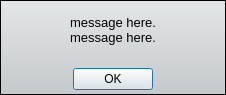
<?xml version="1.0" encoding="UTF-8"?>
<ui version="4.0">
 <class>messageDialog</class>
 <widget class="QDialog" name="messageDialog">
  <property name="geometry">
   <rect>
    <x>0</x>
    <y>0</y>
    <width>226</width>
    <height>95</height>
   </rect>
  </property>
  <property name="font">
   <font>
    <family>Arial</family>
   </font>
  </property>
  <property name="windowTitle">
   <string>Dialog</string>
  </property>
  <layout class="QGridLayout" name="gridLayout_2">
   <property name="margin">
    <number>0</number>
   </property>
   <property name="spacing">
    <number>0</number>
   </property>
   <item row="0" column="0">
    <widget class="QFrame" name="mainFrame">
     <property name="font">
      <font>
       <family>Arial</family>
      </font>
     </property>
     <property name="styleSheet">
      <string notr="true">#mainFrame{
	/*background-color: rgb(214, 214, 214);
	border-image: url(:/images/metal-background.jpg);*/
	background-color: qlineargradient(spread:pad, x1:0, y1:0, x2:0, y2:1, stop:0 rgba(226, 230, 231, 255), stop:1 rgba(196, 201, 204, 255));
	margin: 0px;
	padding: 0px;
}

#buttonsFrame{
	margin-bottom: 2px;
	border: none;
	padding: 0px;
	border-image: url(:/images/top-line-bg.png) repeat top;
}</string>
     </property>
     <property name="frameShape">
      <enum>QFrame::StyledPanel</enum>
     </property>
     <property name="frameShadow">
      <enum>QFrame::Raised</enum>
     </property>
     <property name="lineWidth">
      <number>5</number>
     </property>
     <layout class="QVBoxLayout" name="verticalLayout">
      <property name="spacing">
       <number>0</number>
      </property>
      <property name="margin">
       <number>0</number>
      </property>
      <item>
       <widget class="QLabel" name="messageLabel">
        <property name="sizePolicy">
         <sizepolicy hsizetype="Preferred" vsizetype="Expanding">
          <horstretch>0</horstretch>
          <verstretch>0</verstretch>
         </sizepolicy>
        </property>
        <property name="font">
         <font>
          <family>Arial</family>
         </font>
        </property>
        <property name="text">
         <string>&lt;!DOCTYPE HTML PUBLIC &quot;-//W3C//DTD HTML 4.0//EN&quot; &quot;http://www.w3.org/TR/REC-html40/strict.dtd&quot;&gt;
&lt;html&gt;&lt;head&gt;&lt;meta name=&quot;qrichtext&quot; content=&quot;1&quot; /&gt;&lt;style type=&quot;text/css&quot;&gt;
p, li { white-space: pre-wrap; }
&lt;/style&gt;&lt;/head&gt;&lt;body style=&quot; font-family:'Arial'; font-size:10pt; font-weight:400; font-style:normal;&quot;&gt;&lt;center&gt;
&lt;p align=&quot;center&quot; style=&quot; margin-top:0px; margin-bottom:0px; margin-left:0px; margin-right:0px; -qt-block-indent:0; text-indent:0px;&quot;&gt;message here.&lt;/p&gt;&lt;p align=&quot;center&quot; style=&quot; margin-top:0px; margin-bottom:0px; margin-left:0px; margin-right:0px; -qt-block-indent:0; text-indent:0px;&quot;&gt;message here.&lt;/p&gt;&lt;/center&gt;&lt;/body&gt;&lt;/html&gt;</string>
        </property>
        <property name="alignment">
         <set>Qt::AlignCenter</set>
        </property>
        <property name="openExternalLinks">
         <bool>true</bool>
        </property>
       </widget>
      </item>
      <item>
       <widget class="QFrame" name="buttonsFrame">
        <property name="frameShape">
         <enum>QFrame::StyledPanel</enum>
        </property>
        <property name="frameShadow">
         <enum>QFrame::Raised</enum>
        </property>
        <layout class="QHBoxLayout" name="horizontalLayout">
         <property name="bottomMargin">
          <number>2</number>
         </property>
         <item>
          <spacer name="horizontalSpacer">
           <property name="orientation">
            <enum>Qt::Horizontal</enum>
           </property>
           <property name="sizeHint" stdset="0">
            <size>
             <width>52</width>
             <height>20</height>
            </size>
           </property>
          </spacer>
         </item>
         <item>
          <widget class="QPushButton" name="pushButton">
           <property name="text">
            <string>OK</string>
           </property>
          </widget>
         </item>
         <item>
          <spacer name="horizontalSpacer_2">
           <property name="orientation">
            <enum>Qt::Horizontal</enum>
           </property>
           <property name="sizeHint" stdset="0">
            <size>
             <width>51</width>
             <height>20</height>
            </size>
           </property>
          </spacer>
         </item>
        </layout>
       </widget>
      </item>
     </layout>
    </widget>
   </item>
  </layout>
 </widget>
 <resources>
  <include location="prog.qrc"/>
 </resources>
 <connections>
  <connection>
   <sender>pushButton</sender>
   <signal>clicked()</signal>
   <receiver>messageDialog</receiver>
   <slot>close()</slot>
   <hints>
    <hint type="sourcelabel">
     <x>135</x>
     <y>76</y>
    </hint>
    <hint type="destinationlabel">
     <x>175</x>
     <y>92</y>
    </hint>
   </hints>
  </connection>
  <connection>
   <sender>pushButton</sender>
   <signal>clicked()</signal>
   <receiver>messageDialog</receiver>
   <slot>close()</slot>
   <hints>
    <hint type="sourcelabel">
     <x>152</x>
     <y>63</y>
    </hint>
    <hint type="destinationlabel">
     <x>60</x>
     <y>-11</y>
    </hint>
   </hints>
  </connection>
 </connections>
</ui>
